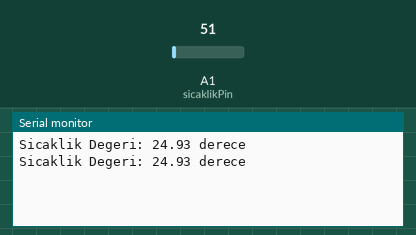
Simulated run of this sketch. Board: Arduino Uno, built with avr-gcc and run on an emulated ATmega328P. Shown: the last lines printed to the serial monitor. The inputs (shaded band) are chosen by the test bench; at power-on: A1 (sicaklikPin) = 51.

Above: at 1.8 s.
1.9 s: A1 (sicaklikPin) set to 61
At 2.8 s:
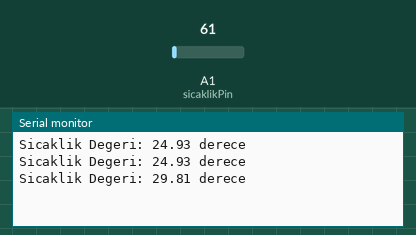
3.4 s: A1 (sicaklikPin) set to 71
At 4.8 s:
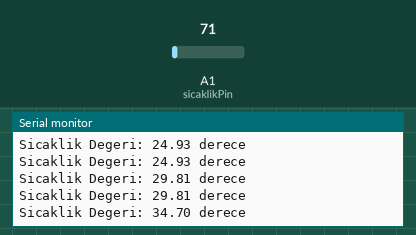
Timing chart, 0 to 6.4 s (numbered marks = the images above; inputs shaded):
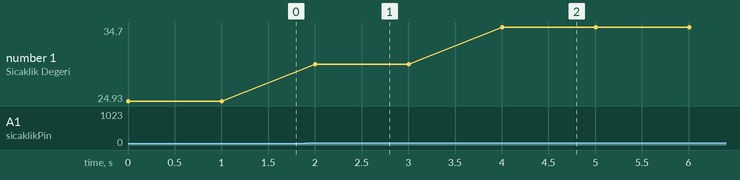

The sketch:

7.LM35SicaklikSensoru.ino
```cpp
float sicaklik;
float analogGerilim;
int sicaklikPin = 1;

void setup()
{
  Serial.begin(9600);
}

void loop()
{
  analogGerilim = analogRead(sicaklikPin);
  analogGerilim = (analogGerilim / 1023) * 5000;
  sicaklik = analogGerilim / 10,0;

  Serial.print("Sicaklik Degeri: ");
  Serial.print(sicaklik);
  Serial.println(" derece");
  delay(1000);
}
```

Measured:
- after the input at 1.9 s, the serial monitor: prints a new line after 0.10 s (image 1)
- after the input at 3.4 s, the serial monitor: prints a new line after 0.60 s (image 2)
- plotted number 1: 24.93 → 29.81 after the input at 1.9 s, 29.81 → 34.7 after the input at 3.4 s
